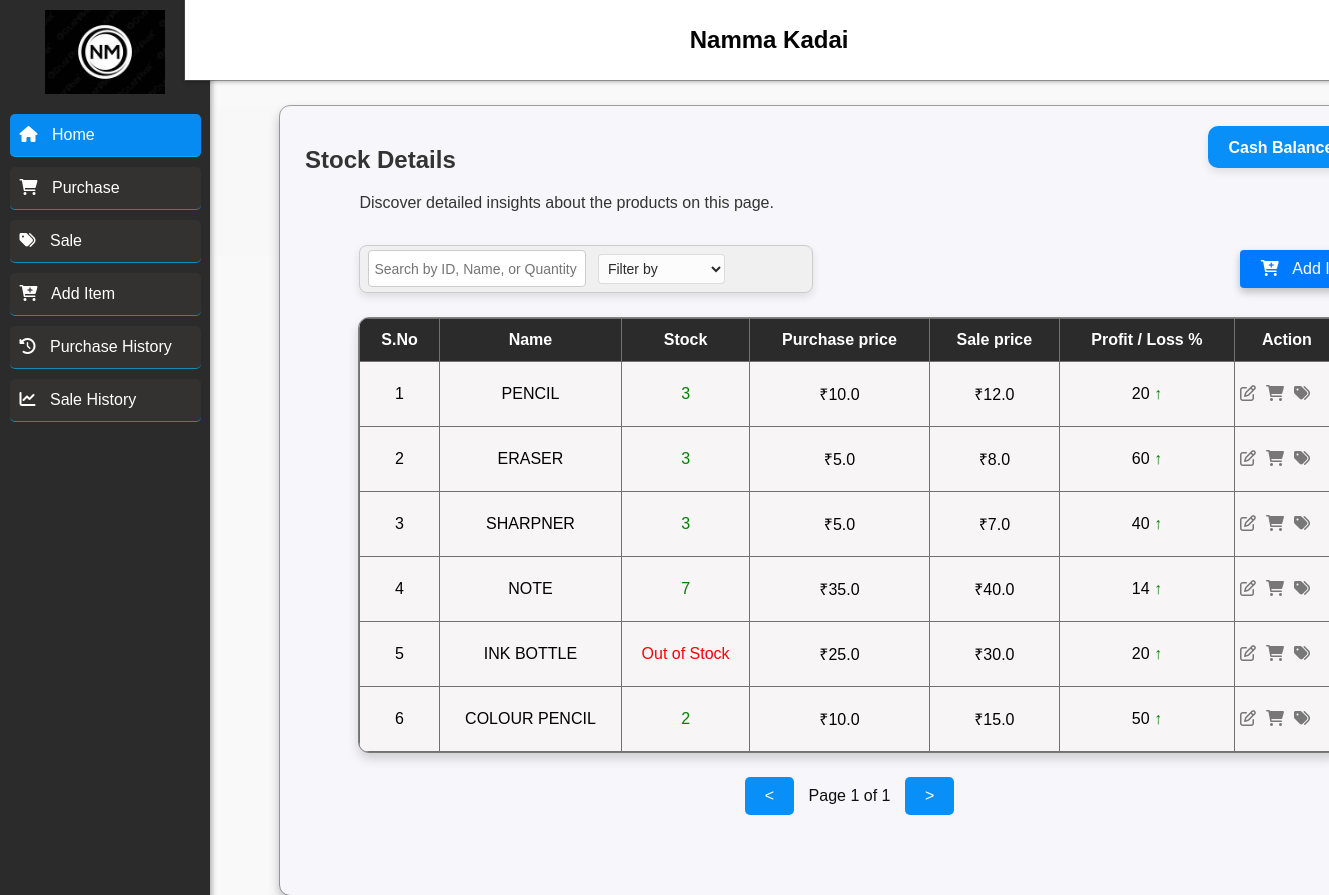
The page / on the database its author committed.
### models.py (models this page shows)
class Items(db.Model):
    item_id=db.Column(db.Integer, primary_key=True)
    item_name=db.Column(db.String(150),nullable=False, unique=True)
    item_qty=db.Column(db.Integer, default=0)
    item_lastpur=db.Column(db.Float)
    item_lastsale=db.Column(db.Float)
    item_profit=db.Column(db.Integer)

### app.py (the view)
@app.route('/')
def home():
    company=Company.query.first()
    items=Items.query.all()
    purchase=Purchase.query.all()
    return render_template('index.html',company=company,items=items,purchase=purchase)

### templates/index.html (shortened to what this page needs)
<!DOCTYPE html>
<html lang="en">
<head>
    <link rel="stylesheet" href="https://cdnjs.cloudflare.com/ajax/libs/font-awesome/6.0.0-beta3/css/all.min.css">
    <link rel="stylesheet" type="text/css" href="{{ url_for('static', filename='index.css') }}">
</head>
<body>
    <div class="sidebar">
        <img src="{{ url_for('static', filename='logo.jpeg') }}" alt="Logo" class="sidebar-logo">
        <a href="/" class="sidebar-item active" title="view the products list">
            <i class="fa-solid fa-house icon-s"></i> Home
        </a>
        <a href="/purchase" class="sidebar-item" title="purchase the product">
            <i class="fa-solid fa-cart-shopping icon-s"></i> Purchase
        </a>
        <a href="/sales" class="sidebar-item" title="sale the product">
            <i class="fa-solid fa-tags icon-s"></i> Sale
        </a>
        <a href="/add_items" class="sidebar-item" title="add item to store">
            <i class="fa-solid fa-cart-plus icon-s"></i> Add Item
        </a>
        <a href="/purchase_history" class="sidebar-item" title="view the purchase history">
            <i class="fa-solid fa-clock-rotate-left icon-s"></i> Purchase History
        </a>
        <a href="/sales_history" class="sidebar-item" title="view the sale history">
            <i class="fa-solid fa-chart-line icon-s"></i> Sale History
        </a>
    </div>
    <div class="top-bar">
        <h2 class="header-content">Namma Kadai</h2>
    </div>
    <div class="main-content">
        <div class="dashboard">
            <h2>Stock Details</h2>
            <p style="margin-left: 5%;">Discover detailed insights about the products on this page.</p>
            <button class="cash-balance">Cash Balance: ₹{{ company.cash_bal}}</button>
            <div class="search-container">
                <input type="text" id="productSearch" placeholder="Search by ID, Name, or Quantity" class="search-box"
                    onkeyup="filterProducts()">
                <select id="filterOptions" class="filter-box" onchange="applyFilter()">
                    <option value="">Filter by</option>
                </select>
                <div><a href="/add_items" class="add-item"<
                        style="text-decoration: none; color: white;margin-left: 750%;width: 150%;"><i class="fa-solid fa-cart-plus icon-s"></i> Add Item</a></div>
            </div>
            <table class="product-table" id="productTable">
                <thead>
                    <tr>
                        <th>S.No</th>
                        <th>Name</th>
                        <th>Stock</th>
                        <th>Purchase price</th>
                        <th>Sale price</th>
                        <th>Profit / Loss %</th>
                        <th>Action</th>
                    </tr>
                </thead>
                <tbody>
                    {% if not items %}
                    <td>
                        <p style="text-align: center; margin-left: 230%; width: 200%; color: black;">No items to show
                        </p>
                    </td>
                    {% else %}
                    {% for item in items %}
                    <tr>
                        <td>
                            <p style="color: black;">{{loop.index}}</p>
                        </td>
                        <td>
                            <p style="color: black;">{{ item.item_name }}</p>
                        </td>
                        <td>{% if item.item_qty == 0 %}
                            <span style="color:red;">Out of Stock</span>
                            {% else %}
                            <p style="color: green;">{{item.item_qty}}</p>
                            {% endif %}
                        </td>
                        <td>
                            {% if not item.item_lastpur %}
                            <p style="color: #656161;">No purchase made</p>
                            {% else %}
                            <p style="color: black;">₹{{item.item_lastpur}}</p>
                            {% endif %}
                        </td>
                        <td>
                            {% if not item.item_lastsale %}
                            <p style="color: #656161;">No sale made</p>
                            {% else %}
                            <p style="color: black;">₹{{item.item_lastsale}}</p>
                            {% endif %}
                        </td>
                        <td>
                            {% if not item.item_profit %}
                            <p style="color: #656161;">No profit</p>
                            {% else %}
                            {% if item.item_profit > 0 %}
                            <span style="color: black;" title="{{item.item_profit }}% Profit">{{ item.item_profit
                                }}</span>
                            <span style="color: green; font-weight: bold;">↑</span>
                            {% else %}
                            <span style="color: black;" title="{{item.item_profit | abs}}% Loss">{{ item.item_profit |
                                abs }}</span>
                            <span style="color: rgb(243, 7, 7);">↓</span>
                            {% endif %}
                            {% endif %}
                        </td>
                        <td>
                            <div style="display: flex; align-items: center;gap: 10px;">
                                <a href="{{ url_for('edit_item', id=item.item_id) }}" title="edit items">
                                    <i class="fa-regular fa-pen-to-square icon" style="color: #333333a5;"></i>
                                </a>
                                <a href="{{ url_for('purchase_item', id=item.item_id) }}" title="purchase items">
                                    <i class="fa-solid fa-cart-shopping icon" style="color: #333333a5;"></i>
                                </a>
                                <a href="{{ url_for('sale_item', id=item.item_id) }}" title="sale items">
                                    <i class="fa-solid fa-tags icon" style="color: #333333a5;"></i>
                                </a>
                            </div>
                        </td>
                    </tr>
                    {% endfor %}
                    {% endif %}
                </tbody>
            </table>
            <div class="pagination">
                <button onclick="changePage(-1)">< </button>
                <span id="pageInfo"></span>
                        <button onclick="changePage(1)">></button>
            </div>
        </div>
    </div>
</body>
</html>

### static/index.css (style rules this page uses)
body, html { font-family: Arial, sans-serif; margin: 0; padding: 0; color: #333; background-color: #faf9f9e1; }
.sidebar { position: fixed; top: 0; left: 0; width: 190px; height: 100%; background-color: #2b2b2b; color: white; padding: 10px; box-shadow: 2px 0 5px rgba(0, 0, 0, 0.3); display: flex; flex-direction: column; align-items: center; }
.sidebar-logo { width: 120px; height: auto; margin-bottom: 20px; }
.sidebar-item { display: block; width: 90%; padding: 12px 10px; font-size: 16px; color: white; text-decoration: none; border-radius: 5px; text-align: left; background-color: #343131; transition: background-color 0.3s; border-bottom: 1px solid #07bdffa4; margin-bottom: 10px; }
.sidebar-item.active { background-color: #058bf2; }
.icon-s { margin-right: 10px; }
.top-bar { position: fixed; top: 0; left: 13.9%; width: 100%; background-color: white; color: #090808; height: 80px; box-shadow: 0 2px 4px rgba(0, 0, 0, 0.275); z-index: 1000; display: flex; align-items: center; outline: 1px solid rgba(90, 89, 89, 0.542); }
.header-content { color: #040404; font-size: 24px; position: absolute; left: 38%; }
.main-content { margin-left: 280px; padding: 25px; padding-top: 20px; padding-bottom: 80px; background-color: #f7f7fb; border-radius: 10px; box-shadow: 0px 6px 12px rgba(0, 0, 0, 0.278); width: calc(100% - 240px); max-width: 1100px; margin-top: 8%; position: relative; outline: 1px solid rgba(90, 89, 89, 0.542); }
.cash-balance { position: absolute; top: 20px; font-weight: bold; right: 20px; padding: 10px 20px; background-color: #0890f8; color: white; border: none; border-radius: 10px; font-size: 16px; cursor: pointer; box-shadow: 0px 4px 8px rgba(0, 0, 0, 0.1); }
.add-item { padding: 10px 18px; background-color: #007bff; color: #ffffff; border: none; border-radius: 4px; cursor: pointer; box-shadow: 0px 4px 8px rgba(0, 0, 0, 0.238); transition: background-color 0.3s ease; text-align: center; display: inline-block; }
.search-container { margin-top: 3%; display: flex; align-items: center; margin-left: 5%; justify-content: space-between; width: 40%; gap: 12px; padding: 4px 8px; background-color: #f0f0f0; border-radius: 8px; border: 1px solid #ccc; box-shadow: 0 4px 8px rgba(0, 0, 0, 0.1); }
.search-box { height: 25px; padding: 5px; width: 100%; font-size: 14px; border-radius: 4px; border: 1px solid #ccc; }
.filter-box { height: 30px; padding: 5px; color: #2b2b2b; background-color: #ffffffc9; font-size: 14px; border-radius: 4px; border: 1px solid #cccccca8; }
.product-table { width: 90%; margin: 25px auto; border-collapse: collapse; box-shadow: 0 6px 12px rgba(0, 0, 0, 0.179); border-radius: 10px; overflow: hidden; background-color: #f7f5f5; outline: 1px solid #535151ae; }
.product-table th { border: 1px solid rgb(116, 112, 112); padding: 12px; text-align: center; background-color: #2b2b2b; color: white; }
.product-table td { border: 1px solid rgb(116, 112, 112); padding: 5px 5px; text-align: center; }
td a { display: inline-block; }
.pagination { text-align: center; margin-top: 20px; }
.pagination button { padding: 10px 20px; margin: 0 10px; font-size: 16px; background-color: #0890f8; color: white; border: none; border-radius: 5px; cursor: pointer; }
.pagination #pageInfo { font-size: 16px; color: #0f0f0f; }

### rows shown on the page
Items: item_name "PENCIL", item_qty "3", item_lastpur "10.0", item_lastsale "12.0", item_profit "20"
Items: item_name "ERASER", item_qty "3", item_lastpur "5.0", item_lastsale "8.0", item_profit "60"
Items: item_name "SHARPNER", item_qty "3", item_lastpur "5.0", item_lastsale "7.0", item_profit "40"
Items: item_name "NOTE", item_qty "7", item_lastpur "35.0", item_lastsale "40.0", item_profit "14"
Items: item_name "INK BOTTLE", item_qty "Out of Stock", item_lastpur "25.0", item_lastsale "30.0", item_profit "20"
Items: item_name "COLOUR PENCIL", item_qty "2", item_lastpur "10.0", item_lastsale "15.0", item_profit "50"
